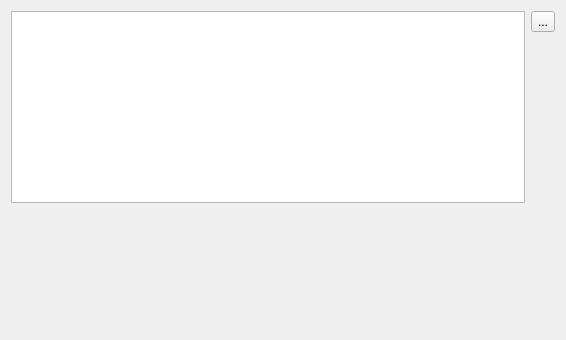
<?xml version="1.0" encoding="UTF-8"?>
<ui version="4.0">
 <class>CPreProcDefinesPage</class>
 <widget class="QWizardPage" name="CPreProcDefinesPage">
  <property name="geometry">
   <rect>
    <x>0</x>
    <y>0</y>
    <width>566</width>
    <height>340</height>
   </rect>
  </property>
  <property name="windowTitle">
   <string>WizardPage</string>
  </property>
  <property name="title">
   <string>Add PreProcessor Definitions</string>
  </property>
  <property name="subTitle">
   <string/>
  </property>
  <layout class="QGridLayout" name="gridLayout">
   <item row="1" column="3">
    <spacer name="verticalSpacer_2">
     <property name="orientation">
      <enum>Qt::Vertical</enum>
     </property>
     <property name="sizeHint" stdset="0">
      <size>
       <width>20</width>
       <height>40</height>
      </size>
     </property>
    </spacer>
   </item>
   <item row="2" column="1">
    <spacer name="verticalSpacer">
     <property name="orientation">
      <enum>Qt::Vertical</enum>
     </property>
     <property name="sizeHint" stdset="0">
      <size>
       <width>20</width>
       <height>40</height>
      </size>
     </property>
    </spacer>
   </item>
   <item row="0" column="1" rowspan="2" colspan="2">
    <widget class="QListView" name="preProcDefines"/>
   </item>
   <item row="0" column="3">
    <widget class="QToolButton" name="addPreProDefineBtn">
     <property name="text">
      <string>...</string>
     </property>
     <property name="icon">
      <iconset resource="../MainWindow/MainWindow.qrc">
       <normaloff>:/resources/plus.png</normaloff>:/resources/plus.png</iconset>
     </property>
    </widget>
   </item>
  </layout>
 </widget>
 <resources>
  <include location="../MainWindow/MainWindow.qrc"/>
 </resources>
 <connections/>
</ui>
